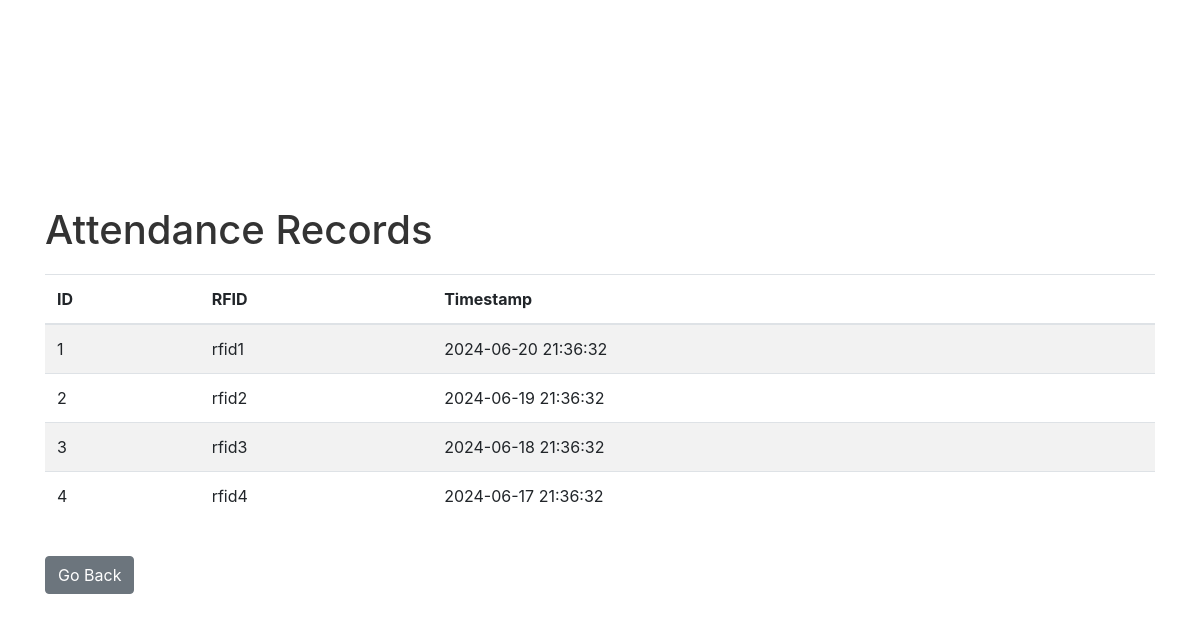
Screenshot of /show_attendance (signed in) with the database file from the repository.
### tables this page shows
CREATE TABLE attendance (
                id INTEGER PRIMARY KEY AUTOINCREMENT,
                rfid TEXT NOT NULL,
                timestamp TEXT NOT NULL
            );

### app.py (the view)
@app.route('/show_attendance')
def show_attendance():
    if 'user_id' not in session:
        return redirect(url_for('index'))
    with get_db_connection() as conn:
        cursor = conn.cursor()
        cursor.execute("SELECT * FROM attendance")
        records = cursor.fetchall()
    return render_template('attendance.html', records=records)

### app.py (called while the page is built)
@contextmanager
def get_db_connection():
    conn = sqlite3.connect('attendance.db', timeout=10)
    try:
        yield conn
    finally:
        conn.close()

### templates/attendance.html (shortened to what this page needs)
<!doctype html>
<html lang="en">
<head>
    <link rel="stylesheet" href="{{ url_for('static', filename='style.css') }}">
    <link rel="stylesheet" href="https://stackpath.bootstrapcdn.com/bootstrap/4.5.2/css/bootstrap.min.css">
</head>
<body>
    <div class="container">
        <h1>Attendance Records</h1>
        <table class="table table-striped">
            <thead>
                <tr>
                    <th>ID</th>
                    <th>RFID</th>
                    <th>Timestamp</th>
                </tr>
            </thead>
            <tbody>
                {% for record in records %}
                <tr>
                    <td>{{ record[0] }}</td>
                    <td>{{ record[1] }}</td>
                    <td>{{ record[2] }}</td>
                </tr>
                {% endfor %}
            </tbody>
        </table>
        <a href="{{ url_for('dashboard') }}" class="btn btn-secondary">Go Back</a>
    </div>
</body>
</html>

### static/style.css (style rules this page uses)
body { font-family: Arial, sans-serif; margin: 0; padding: 0; display: flex; flex-direction: column; align-items: center; justify-content: center; height: 100vh; background-color: #f4f4f4; }
h1 { color: #333; margin-top: 20px; }
.table { margin-top: 20px; }
a { margin-top: 20px; color: #007BFF; text-decoration: none; }

### rows the page displays
attendance: id "1", rfid "rfid1", timestamp "2024-06-20 21:36:32"
attendance: id "2", rfid "rfid2", timestamp "2024-06-19 21:36:32"
attendance: id "3", rfid "rfid3", timestamp "2024-06-18 21:36:32"
attendance: id "4", rfid "rfid4", timestamp "2024-06-17 21:36:32"
